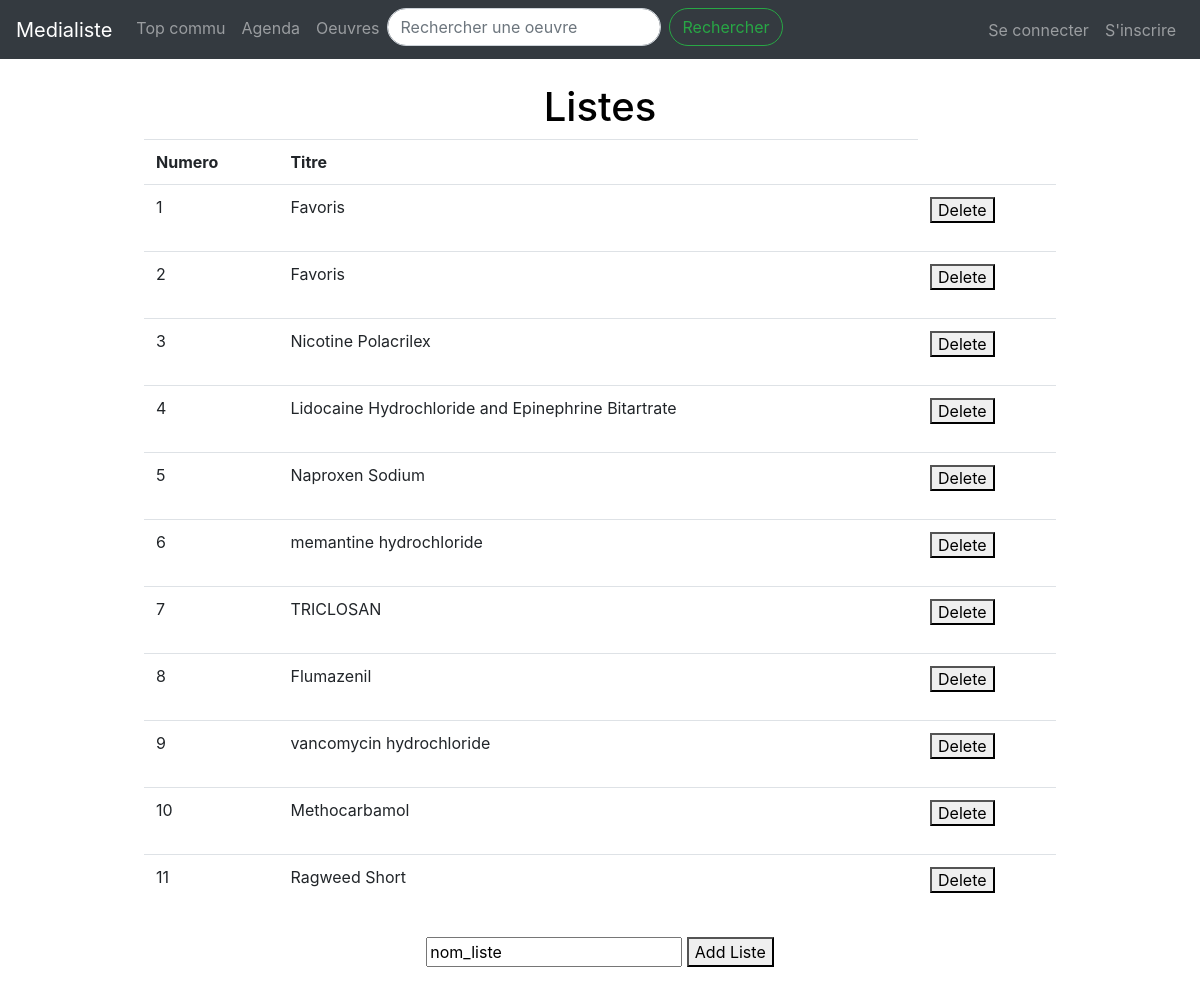
The page /trash/affichage.php on the database its author committed.
### tables this page shows
CREATE TABLE Liste(
    id INTEGER NOT NULL AUTO_INCREMENT PRIMARY KEY,
    nom_liste VARCHAR(100) NOT NULL,
    likes INTEGER DEFAULT 0
);

### src/ListeRepository.php (called while the page is built, shortened)
<?php
class ListeRepository
{
    private $dbAdapter;
    public function __construct(\PDO $dbAdapter)
    {
        $this->dbAdapter = $dbAdapter;
    }
    public function fetchAll()
    {
        $listesData = $this->dbAdapter->query('SELECT * FROM Liste');
        $listes = [];
        foreach ($listesData as $listesDatum) {
            $liste = new Liste();
            $liste
                ->setId($listesDatum['id'])
                ->setNomListe($listesDatum['nom_liste']);
            $listes[] = $liste;
        }
        return $listes;
    }
}

### src/Liste.php (called while the page is built, shortened)
<?php
class Liste
{
    private $id;
    private $nom_liste;
    public function getId ()
    {
        return $this->id;
    }
    public function setId ($id)
    {
        $this->id = $id;
        return $this;
    }
    public function getNomListe ()
    {
        return $this->nom_liste;
    }
    public function setNomListe ($nom_liste)
    {
        $this->nom_liste = $nom_liste;
        return $this;
    }
}

### public/trash/affichage.php (the view, shortened to what this page needs)
<?php
include '../src/Liste.php';
include '../src/ListeRepository.php';
$dbAdaper = (new DbAdaperFactory())->createService();
$listeRepository = new \Liste\ListeRepository($dbAdaper);
$listes = $listeRepository->fetchAll();
?>
<html lang="en">
<head>
    <link rel="stylesheet" href="https://stackpath.bootstrapcdn.com/bootstrap/4.4.1/css/bootstrap.min.css">
    <link rel="stylesheet" href="style.css?v=1.0">
</head>
<body>
<header>
    <nav class="navbar navbar-expand-lg navbar-dark bg-dark">
    <div class="collapse navbar-collapse" id="navbarSupportedContent">
            <a class="navbar-brand" href="/index.php">Medialiste</a>
            <ul class="navbar-nav mr-auto">
                <li class="nav-item">
                    <a class="nav-link" href="top.php">Top commu</a>
                 </li>
                <li class="nav-item">
                  <a class="nav-link" href="agenda.php">Agenda</a>
                </li>
                <li class="nav-item">
                  <a class="nav-link" href="affichageOeuvre.php">Oeuvres</a>
                </li>
                <li class="nav-item">
                  <div class="container-research">
                    <form class="form-inline my-2 my-lg-0" method="get" action="resultat-search.php">
                      <input class="form-control mr-sm-2 rounded-pill" type="search" name="contenu" onkeyup="showHint(this.value)" id="txt1" placeholder="Rechercher une oeuvre"/>
                      <button type="submit" class="btn btn-outline-success my-2 my-sm-0 rounded-pill">Rechercher</button>
                    </form>
                  </div>
                </li>
              </ul>
                  <?php
                    if(isset($_SESSION['username'])){
                      ?>
                    <ul class="navbar-nav text-right">
                      <div class="d-flex flex-row-reverse">
                      <li class="nav-item" style="float:right">
                        <a class="nav-link" class="nav-button"  href="profil.php" >Mon profil</a>
                      </li>
                      <li class="nav-item" style="float:right">
                        <a class="nav-link" class="nav-button" href="logout.php">Déconnexion</a>
                      </li>
                    </ul>
                      <?php
                    }
                    else {
                      ?>
                    <ul class="navbar-nav text-right">
                      <li class ="nav-item" style="float:right">
                        <a class="nav-link" class="nav-button" href="/signIn.php">Se connecter</a>
                      </li>
                      <li class="nav-item" style="float:right">
                        <a class="nav-link" class="nav-button" href="/signUp.php">S'inscrire</a>
                      </li>
                      </ul>
                      <?php
                  }
                  ?>
        </div>
      </nav>
</header>
<div class="container">
    <div class="row">
        <div class="col-sm-12">
            <h1>Listes</h1>
        </div>
        <div class="col-sm-12">
            <table class="table">
                <tr>
                    <th>Numero</th>
                    <th>Titre</th>
                </tr>
                <?php foreach($listes as $liste): ?>
                    <tr>
                        <td><?= $liste->getId() ?></td>
                        <td><?= $liste->getNomListe() ?></td>
                        <td>
                            <form method="POST" action="/deleteListe.php">
                                <button type="submit">Delete</button>
                            </form>
                        </td>
                    </tr>
                <?php endforeach; ?>
            </table>
        </div>
    </div>
    <div>
        <form method="POST" action="/addListe.php">
            <input type="text" name="nom_liste" value="nom_liste">
            <button type="submit">Add Liste</button>
        </form>
    </div>
</div>
</body>
</html>

### public/style.css (style rules this page uses)
.container { width:80%; padding: 2%; margin: 0 auto; margin-bottom:2%; text-align: center; border-radius: 10px }
th, td { padding: 15px; text-align: left; }
body { background-color: #f4f4f; }
h1 { color: black; text-align: center; }

### rows shown on the page
liste: id "1", nom_liste "Favoris"
liste: id "2", nom_liste "Favoris"
liste: id "3", nom_liste "Nicotine Polacrilex"
liste: id "4", nom_liste "Lidocaine Hydrochloride and Epinephrine Bitartrate"
liste: id "5", nom_liste "Naproxen Sodium"
liste: id "6", nom_liste "memantine hydrochloride"
liste: id "7", nom_liste "TRICLOSAN"
liste: id "8", nom_liste "Flumazenil"
liste: id "9", nom_liste "vancomycin hydrochloride"
liste: id "10", nom_liste "Methocarbamol"
liste: id "11", nom_liste "Ragweed Short"
